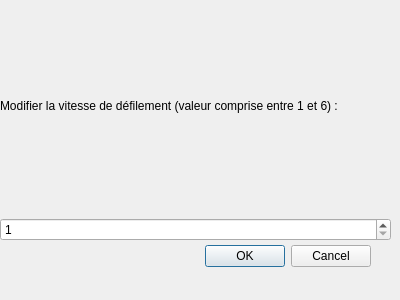
<?xml version="1.0" encoding="UTF-8"?>
<ui version="4.0">
 <class>Dialog</class>
 <widget class="QDialog" name="Dialog">
  <property name="geometry">
   <rect>
    <x>0</x>
    <y>0</y>
    <width>400</width>
    <height>300</height>
   </rect>
  </property>
  <property name="windowTitle">
   <string>Dialog</string>
  </property>
  <widget class="QDialogButtonBox" name="buttonBox">
   <property name="geometry">
    <rect>
     <x>30</x>
     <y>240</y>
     <width>341</width>
     <height>32</height>
    </rect>
   </property>
   <property name="orientation">
    <enum>Qt::Horizontal</enum>
   </property>
   <property name="standardButtons">
    <set>QDialogButtonBox::Cancel|QDialogButtonBox::Ok</set>
   </property>
  </widget>
  <widget class="QWidget" name="verticalLayoutWidget">
   <property name="geometry">
    <rect>
     <x>0</x>
     <y>0</y>
     <width>391</width>
     <height>241</height>
    </rect>
   </property>
   <layout class="QVBoxLayout" name="verticalLayout">
    <item>
     <widget class="QLabel" name="label">
      <property name="text">
       <string>Modifier la vitesse de défilement (valeur comprise entre 1 et 6) :</string>
      </property>
     </widget>
    </item>
    <item>
     <widget class="QSpinBox" name="SBVitesseDefil">
      <property name="prefix">
       <string/>
      </property>
      <property name="minimum">
       <number>1</number>
      </property>
      <property name="maximum">
       <number>6</number>
      </property>
      <property name="value">
       <number>1</number>
      </property>
     </widget>
    </item>
   </layout>
  </widget>
 </widget>
 <resources/>
 <connections>
  <connection>
   <sender>buttonBox</sender>
   <signal>accepted()</signal>
   <receiver>Dialog</receiver>
   <slot>accept()</slot>
   <hints>
    <hint type="sourcelabel">
     <x>248</x>
     <y>254</y>
    </hint>
    <hint type="destinationlabel">
     <x>157</x>
     <y>274</y>
    </hint>
   </hints>
  </connection>
  <connection>
   <sender>buttonBox</sender>
   <signal>rejected()</signal>
   <receiver>Dialog</receiver>
   <slot>reject()</slot>
   <hints>
    <hint type="sourcelabel">
     <x>316</x>
     <y>260</y>
    </hint>
    <hint type="destinationlabel">
     <x>286</x>
     <y>274</y>
    </hint>
   </hints>
  </connection>
 </connections>
</ui>
